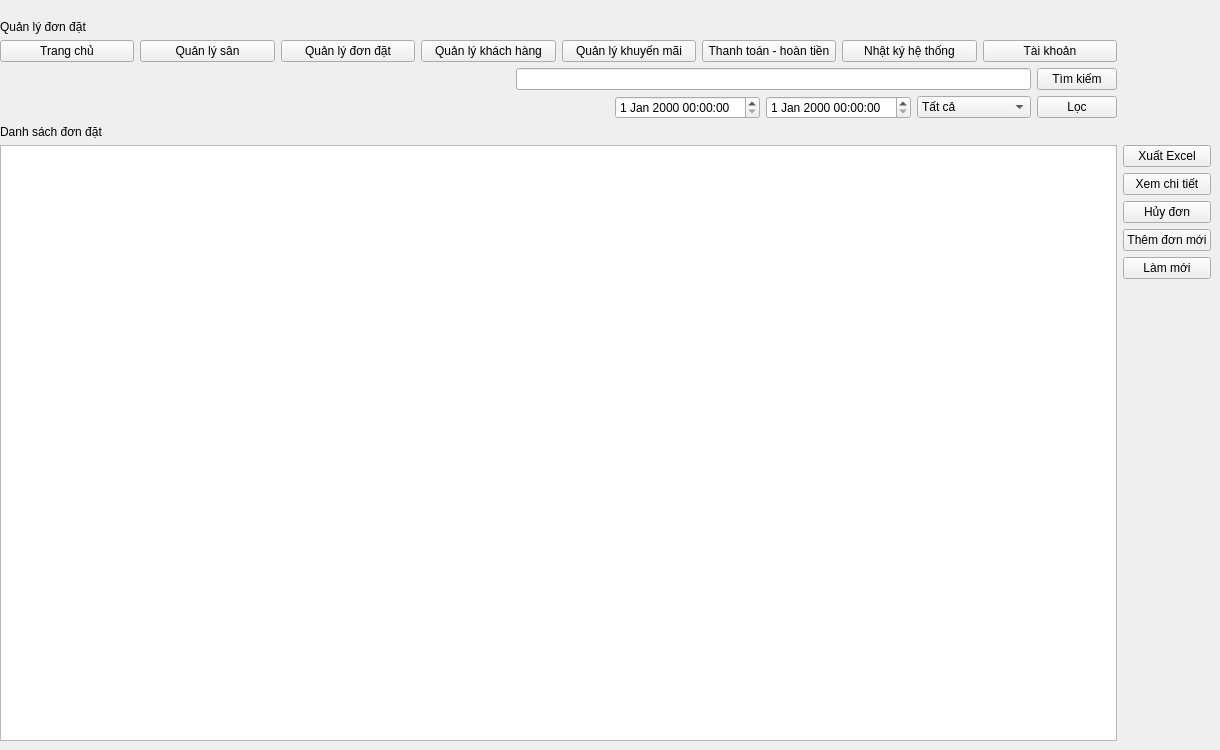
    <widget class="QWidget" name="qlddondat">
     <widget class="QWidget" name="gridLayoutWidget_3">
      <property name="geometry">
       <rect>
        <x>0</x>
        <y>20</y>
        <width>1211</width>
        <height>721</height>
       </rect>
      </property>
      <layout class="QGridLayout" name="gridLayout_3">
       <item row="3" column="0">
        <layout class="QHBoxLayout" name="horizontalLayout_7">
         <item>
          <widget class="QPushButton" name="pushButton_trangchu_3">
           <property name="text">
            <string>Trang chủ</string>
           </property>
          </widget>
         </item>
         <item>
          <widget class="QPushButton" name="pushButton_quanlysan_3">
           <property name="text">
            <string>Quản lý sân</string>
           </property>
          </widget>
         </item>
         <item>
          <widget class="QPushButton" name="pushButton_qldon_3">
           <property name="text">
            <string>Quản lý đơn đặt</string>
           </property>
          </widget>
         </item>
         <item>
          <widget class="QPushButton" name="pushButton_qlkhachhang_3">
           <property name="text">
            <string>Quản lý khách hàng</string>
           </property>
          </widget>
         </item>
         <item>
          <widget class="QPushButton" name="pushButton_qlkhmai_3">
           <property name="text">
            <string>Quản lý khuyến mãi</string>
           </property>
          </widget>
         </item>
         <item>
          <widget class="QPushButton" name="pushButton_ttht_3">
           <property name="text">
            <string>Thanh toán - hoàn tiền</string>
           </property>
          </widget>
         </item>
         <item>
          <widget class="QPushButton" name="pushButton_adminlog_3">
           <property name="text">
            <string>Nhật ký hệ thống</string>
           </property>
          </widget>
         </item>
         <item>
          <widget class="QPushButton" name="pushButton_taikhoan_3">
           <property name="text">
            <string>Tài khoản</string>
           </property>
          </widget>
         </item>
        </layout>
       </item>
       <item row="5" column="0">
        <layout class="QHBoxLayout" name="horizontalLayout_8">
         <item>
          <spacer name="horizontalSpacer_4">
           <property name="orientation">
            <enum>Qt::Horizontal</enum>
           </property>
           <property name="sizeHint" stdset="0">
            <size>
             <width>40</width>
             <height>20</height>
            </size>
           </property>
          </spacer>
         </item>
         <item>
          <widget class="QDateTimeEdit" name="dateTimeEdit_from"/>
         </item>
         <item>
          <widget class="QDateTimeEdit" name="dateTimeEdit_to"/>
         </item>
         <item>
          <widget class="QComboBox" name="comboBox_trangthai_2">
           <item>
            <property name="text">
             <string>Tất cả</string>
            </property>
           </item>
           <item>
            <property name="text">
             <string>Chờ thanh toán</string>
            </property>
           </item>
           <item>
            <property name="text">
             <string>Đã thanh toán</string>
            </property>
           </item>
           <item>
            <property name="text">
             <string>Đã hủy</string>
            </property>
           </item>
          </widget>
         </item>
         <item>
          <widget class="QPushButton" name="pushButton_loc_2">
           <property name="text">
            <string>Lọc</string>
           </property>
          </widget>
         </item>
        </layout>
       </item>
       <item row="7" column="1">
        <layout class="QVBoxLayout" name="verticalLayout_3">
         <item>
          <widget class="QPushButton" name="pushButton_xuatfile">
           <property name="text">
            <string>Xuất Excel</string>
           </property>
          </widget>
         </item>
         <item>
          <widget class="QPushButton" name="pushButton_xemct">
           <property name="text">
            <string>Xem chi tiết</string>
           </property>
          </widget>
         </item>
         <item>
          <widget class="QPushButton" name="pushButton_huydon">
           <property name="text">
            <string>Hủy đơn</string>
           </property>
          </widget>
         </item>
         <item>
          <widget class="QPushButton" name="pushButton_themdon">
           <property name="text">
            <string>Thêm đơn mới</string>
           </property>
          </widget>
         </item>
         <item>
          <widget class="QPushButton" name="pushButton_lammoi_2">
           <property name="text">
            <string>Làm mới</string>
           </property>
          </widget>
         </item>
         <item>
          <spacer name="verticalSpacer_2">
           <property name="orientation">
            <enum>Qt::Vertical</enum>
           </property>
           <property name="sizeHint" stdset="0">
            <size>
             <width>20</width>
             <height>40</height>
            </size>
           </property>
          </spacer>
         </item>
        </layout>
       </item>
       <item row="4" column="0">
        <layout class="QHBoxLayout" name="horizontalLayout_6">
         <item>
          <spacer name="horizontalSpacer_3">
           <property name="orientation">
            <enum>Qt::Horizontal</enum>
           </property>
           <property name="sizeHint" stdset="0">
            <size>
             <width>40</width>
             <height>20</height>
            </size>
           </property>
          </spacer>
         </item>
         <item>
          <widget class="QLineEdit" name="lineEdit_timkiem_2"/>
         </item>
         <item>
          <widget class="QPushButton" name="pushButton_kiem_2">
           <property name="text">
            <string>Tìm kiếm</string>
           </property>
          </widget>
         </item>
        </layout>
       </item>
       <item row="7" column="0">
        <widget class="QTableWidget" name="tableWidget_2"/>
       </item>
       <item row="0" column="0">
        <widget class="QLabel" name="label_7">
         <property name="text">
          <string>Quản lý đơn đặt</string>
         </property>
        </widget>
       </item>
       <item row="6" column="0">
        <widget class="QLabel" name="label_20">
         <property name="text">
          <string>Danh sách đơn đặt</string>
         </property>
        </widget>
       </item>
      </layout>
     </widget>
    </widget>
